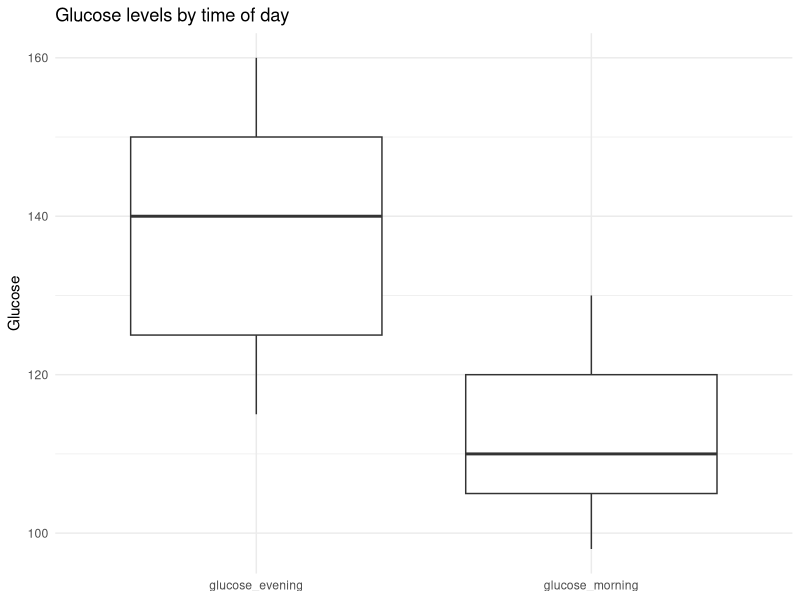

The R script that drew this image:
## ---- chunk 1
library(dplyr)
library(tidyr)

df_wide <- data.frame(
  id = 1:5,
  glucose_morning = c(110, 98, 130, 105, 120),
  glucose_evening = c(140, 115, 160, 125, 150)
)

df_wide
## ---- chunk 2
df_long <- df_wide |>
  pivot_longer(
    cols = starts_with("glucose"),
    names_to = "time",
    values_to = "glucose"
  )

df_long
## ---- chunk 3
df_long |>
  group_by(time) |>
  summarise(
    n = n(),
    mean_glucose = mean(glucose)
  )
## ---- chunk 4
#| fig-width: 4
#| fig-height: 3
#| fig-align: center

library(ggplot2)

ggplot(df_long, aes(x = time, y = glucose)) +
  geom_boxplot() +
  labs(
    title = "Glucose levels by time of day",
    x = NULL,
    y = "Glucose"
  ) +
  theme_minimal()
